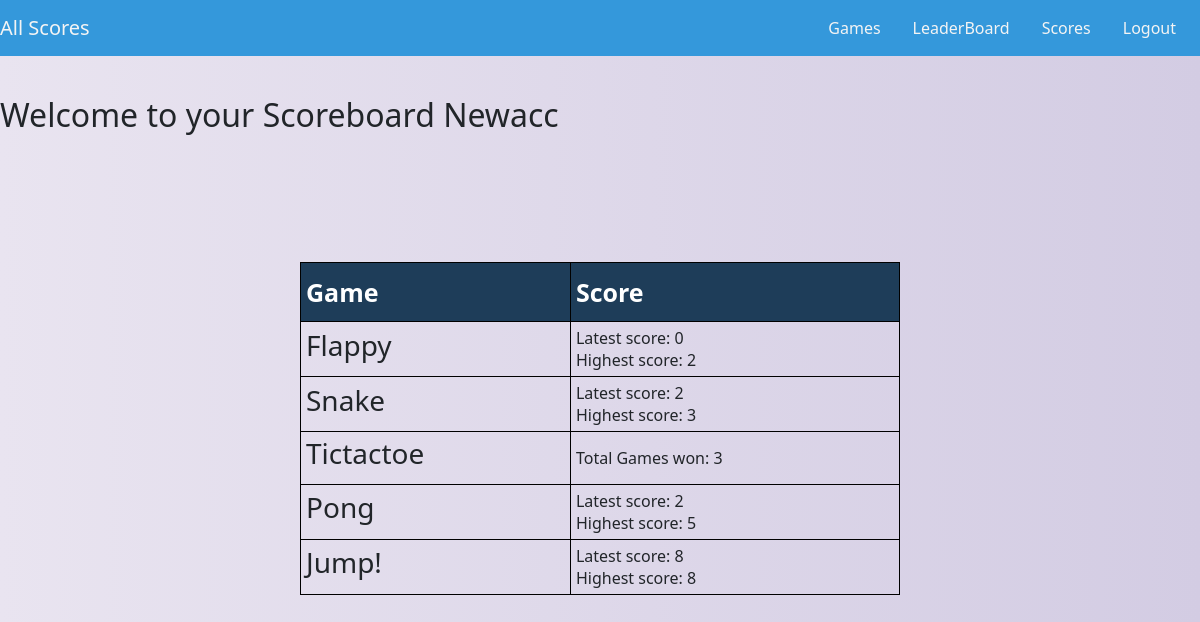
Page /my-scores/ (signed in) on the committed database.
### my_games/models.py (models this page shows, shortened)
class AllMyScores(models.Model):
    user=models.ForeignKey(User,on_delete=models.CASCADE,null=True)
    game_title=models.CharField(max_length=20)
    latest_score=models.IntegerField(default=0)
    max_score=models.IntegerField(default=0)
    class Meta:
        ordering=['max_score']

### my_games/views.py (the view)
# urls.py: path('my-scores/',list_of_scores,name='list_of_scores'),
def list_of_scores(request):
    objs=AllMyScores.objects.filter(user=request.user)
    cntxt={
    "obs":objs,
    }
    return render(request,'all_my_scores.html',cntxt)

### templates/all_my_scores.html (shortened to what this page needs)
{% load static %}
<link rel="stylesheet" href="{% static 'my_css/bootstrap.min.css' %}">
<link rel="stylesheet" href="{% static 'my_main1.css' %}">
<nav class="navbar navbar-expand-lg fixed-top ">
   <span class="navbar-brand mb-0 h1">All Scores</span>
   <div class="collapse navbar-collapse " id="navbarSupportedContent">     <ul class="navbar-nav mr-4">
<li class="nav-item">
   <a class="nav-link " data-value="portfolio"href="{% url 'game_list' %}">Games</a>
</li>
<li class="nav-item">
    <a class="nav-link" data-value="about" href="{% url 'leader_board' %}">LeaderBoard</a> </li>
{% if request.user.is_authenticated %}
<li class="nav-item">
  <a class="nav-link " data-value="portfolio"href="{% url 'list_of_scores' %}">Scores</a>
</li>
<li class="nav-item">
  <a class="nav-link " data-value="blog" href="{% url 'logout' %}">Logout</a>         </li>
{% else %}
<li class="nav-item">
<a class="nav-link " data-value="contact" href="{% url 'loginpg' %}">Login </a>       </li>
<li class="nav-item">
 <a class="nav-link " data-value="contact" href="{% url 'register' %}">Register </a>       </li>
 {% endif %}
</ul>
</div></nav>
<body>
<h2> Welcome to your Scoreboard {{request.user|title}}  </h2>
<table style="width:50%" class="center">
  <tr>
   <th>Game</th>
   <th>Score</th>
 </tr>
{% for item in obs %}
<tr>
<td>
<h3>{{item.game_title|title}}</h3>
</td>
<br>
<td>
{% if item.game_title == "TicTacToe" %}
Total Games won: {{item.max_score}}
{% else %}
Latest score:
{{item.latest_score}}
<br>
Highest score:
{{item.max_score}}
{% endif %}
<br>
</td>
</tr>
{% endfor %}
</table>
<br>
<br>
</body>

### static/my_main1.css (style rules this page uses)
.navbar { background:#3498DB ; }
.nav-link , .navbar-brand { color: #f4f4f4; cursor: pointer; }
.nav-link { margin-right: 1em !important; }
.navbar-collapse { justify-content: flex-end; }

### templates/all_my_scores.html (style rules this page uses)
body { background: #D3CCE3; background: -webkit-linear-gradient(to right, #E9E4F0, #D3CCE3); background: linear-gradient(to right, #E9E4F0, #D3CCE3); }
table.center { margin-left: auto; margin-right: auto; }
table, th, td { border: 1px solid black; padding: 5px; }
th { padding-top: 12px; padding-bottom: 12px; text-align: left; background-color: #1e3d59; color: white; font-size: 25px; }

### rows in the picture
AllMyScores: game_title "Flappy", latest_score "0", max_score "2"
AllMyScores: game_title "Snake", latest_score "2", max_score "3"
AllMyScores: game_title "Tictactoe", max_score "3"
AllMyScores: game_title "Pong", latest_score "2", max_score "5"
AllMyScores: game_title "Jump!", latest_score "8", max_score "8"

### other values in the picture
{{ request.user|title }} "Newacc"
